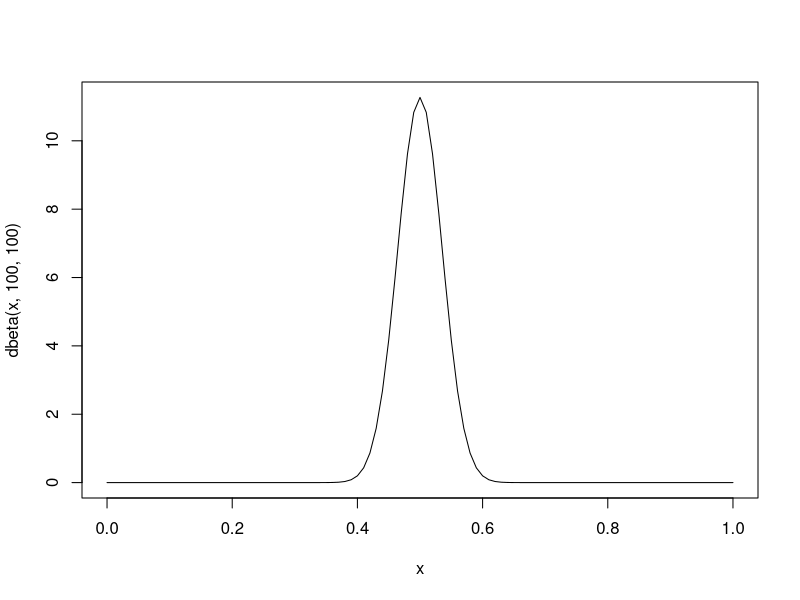
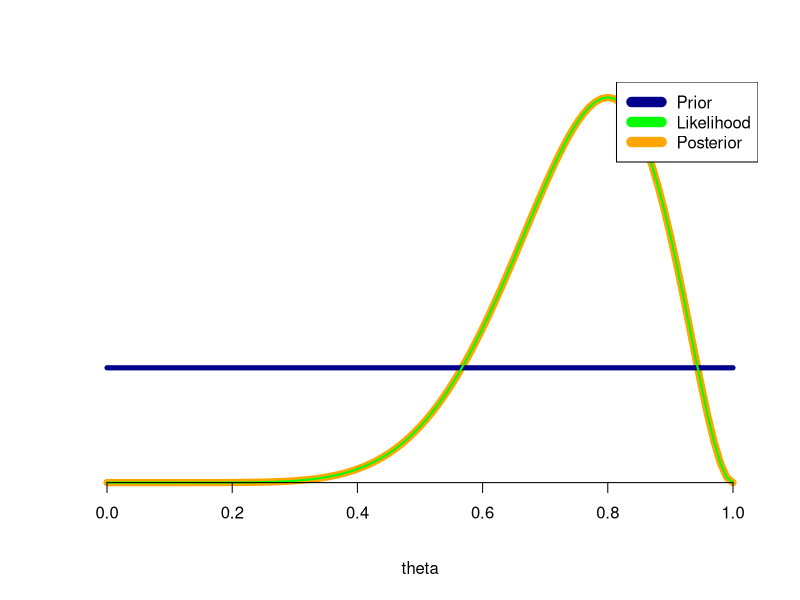

Source code (R) for these figures, in order:
## ---- chunk 1
curve(expr = dbeta(x, 100, 100), from = 0, to = 1)
## ---- chunk 2
N = 10
y = 8

theta = seq(0, 1, by=0.01)
prior = dbeta(theta, 1, 1)
likelihood = dbinom(y, N, theta)
joint = prior * likelihood

posterior = joint / sum(joint)

prior = prior / sum(prior)
plot(theta, posterior, type="l", col="orange", lwd=7, xlim=c(0,1), xlab="theta", ylab="", axes=FALSE)
lines(theta, prior, col="darkblue", lwd=5)
lines(theta, likelihood/sum(likelihood), col="green", lwd=2)
legend("topright", legend=c("Prior", "Likelihood", "Posterior"),
       col=c("darkblue", "green", "orange"), lty=1, cex=1, lwd=10)
axis(1, pos=0)
